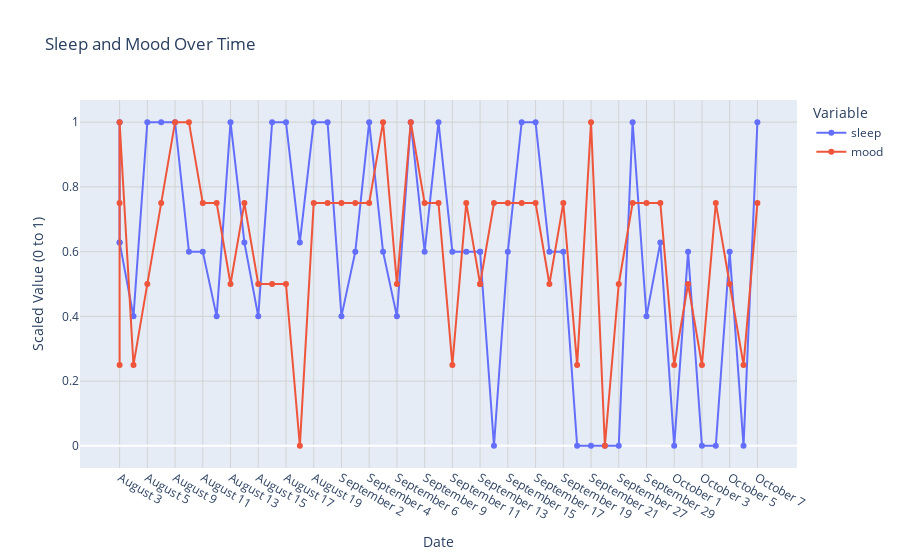

Notebook cell for this chart:
### Markdown cell above
### Visualise mood and sleep

### Code cell
# Create an interactive line plot using Plotly Express
fig = px.line(df, x='date', y=['sleep', 'mood'], labels={'date': 'Date', 'value': 'Scaled Value (0 to 1)'}, 
              title='Sleep and Mood Over Time')

# Customize the plot layout
fig.update_xaxes(type='category')  # Set the x-axis type to category for date values
fig.update_layout(legend_title_text='Variable')
fig.update_traces(mode='markers+lines')  # Add markers to the lines for data points
fig.update_xaxes(showgrid=True, gridwidth=1, gridcolor='LightGray')
fig.update_yaxes(showgrid=True, gridwidth=1, gridcolor='LightGray')

# Show the interactive plot
fig.show()

### Figure 1 — Plotly figure (JSON) as saved in the notebook; plotly's stock layout.template omitted (floating-point values rounded to 4 significant figures)
{"data": [{"hovertemplate": "variable=sleep<br>Date=%{x}<br>Scaled Value (0 to 1)=%{y}<extra></extra>", "legendgroup": "sleep", "line": {"color": "#636efa", "dash": "solid"}, "marker": {"symbol": "circle"}, "mode": "markers+lines", "name": "sleep", "orientation": "v", "showlegend": true, "type": "scatter", "x": ["August 3", "August 3", "August 3", "August 4", "August 5", "August 8", "August 9", "August 10", "August 11", "August 12", "August 13", "August 14", "August 15", "August 16", "August 17", "August 18", "August 19", "August 20", "September 2", "September 3", "September 4", "September 5", "September 6", "September 8", "September 9", "September 10", "September 11", "September 12", "September 13", "September 13", "September 14", "September 15", "September 16", "September 17", "September 18", "September 19", "September 20", "September 21", "September 23", "September 27", "September 28", "September 29", "September 30", "October 1", "October 2", "October 3", "October 4", "October 5", "October 6", "October 7"], "xaxis": "x", "y": [1, 0.6286, 0.6286, 0.4, 1, 1, 1, 0.6, 0.6, 0.4, 1, 0.6286, 0.4, 1, 1, 0.6286, 1, 1, 0.4, 0.6, 1, 0.6, 0.4, 1, 0.6, 1, 0.6, 0.6, 0.6, 0.6, 0, 0.6, 1, 1, 0.6, 0.6, 0, 0, 0, 0, 1, 0.4, 0.6286, 0, 0.6, 0, 0, 0.6, 0, 1], "yaxis": "y"}, {"hovertemplate": "variable=mood<br>Date=%{x}<br>Scaled Value (0 to 1)=%{y}<extra></extra>", "legendgroup": "mood", "line": {"color": "#EF553B", "dash": "solid"}, "marker": {"symbol": "circle"}, "mode": "markers+lines", "name": "mood", "orientation": "v", "showlegend": true, "type": "scatter", "x": ["August 3", "August 3", "August 3", "August 4", "August 5", "August 8", "August 9", "August 10", "August 11", "August 12", "August 13", "August 14", "August 15", "August 16", "August 17", "August 18", "August 19", "August 20", "September 2", "September 3", "September 4", "September 5", "September 6", "September 8", "September 9", "September 10", "September 11", "September 12", "September 13", "September 13", "September 14", "September 15", "September 16", "September 17", "September 18", "September 19", "September 20", "September 21", "September 23", "September 27", "September 28", "September 29", "September 30", "October 1", "October 2", "October 3", "October 4", "October 5", "October 6", "October 7"], "xaxis": "x", "y": [0.25, 0.75, 1, 0.25, 0.5, 0.75, 1, 1, 0.75, 0.75, 0.5, 0.75, 0.5, 0.5, 0.5, 0, 0.75, 0.75, 0.75, 0.75, 0.75, 1, 0.5, 1, 0.75, 0.75, 0.25, 0.75, 0.5, 0.5, 0.75, 0.75, 0.75, 0.75, 0.5, 0.75, 0.25, 1, 0, 0.5, 0.75, 0.75, 0.75, 0.25, 0.5, 0.25, 0.75, 0.5, 0.25, 0.75], "yaxis": "y"}], "layout": {"legend": {"title": {"text": "Variable"}, "tracegroupgap": 0}, "title": {"text": "Sleep and Mood Over Time"}, "xaxis": {"anchor": "y", "domain": [0, 1], "gridcolor": "LightGray", "gridwidth": 1, "showgrid": true, "title": {"text": "Date"}, "type": "category"}, "yaxis": {"anchor": "x", "domain": [0, 1], "gridcolor": "LightGray", "gridwidth": 1, "showgrid": true, "title": {"text": "Scaled Value (0 to 1)"}}}}
